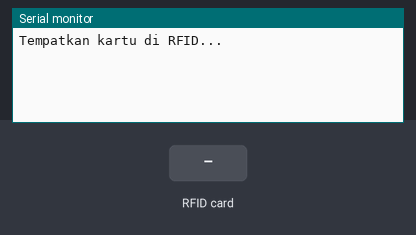
Bench run of a sketch on a simulated Arduino Uno, built with avr-gcc and run on an emulated ATmega328P. On the bench: the last lines printed to the serial monitor. The inputs (shaded band) are chosen by the test bench.

Above: at 1.2 s.
1.3 s: RFID card 02 6F 86 C4 84 60 00 held to the reader
At 1.7 s:
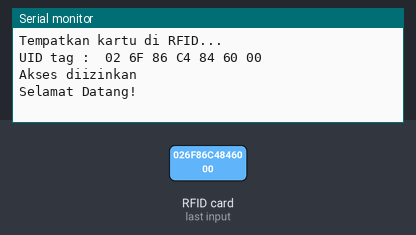
2.8 s: RFID card 04 0A 3A FA 04 6F 80 held to the reader
At 4.5 s:
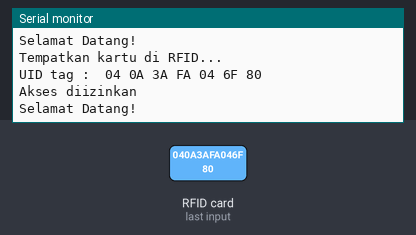
4.8 s: RFID card 5E 7A 19 C4 held to the reader
At 6.7 s:
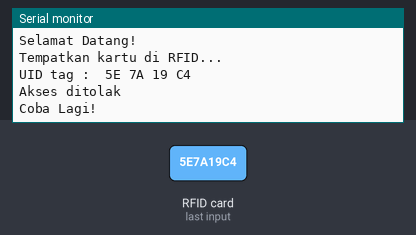

Measured:
- after the input at 1.3 s, the serial monitor: prints a new line at once (image 1)
- after the input at 2.8 s, the serial monitor: prints a new line after 0.54 s (image 2)
- after the input at 4.8 s, the serial monitor: prints a new line after 0.57 s (image 3)

The sketch:

Coding.ino
```cpp
#include <SPI.h>
#include <MFRC522.h>


// Definisi pin untuk RFID, LED, Relay, dan Buzzer
#define SS_PIN 10
#define RST_PIN 9
#define ACCESS_DELAY 2000  // Durasi akses diizinkan (2 detik)
#define DENIED_DELAY 1000  // Durasi akses ditolak (1 detik)

MFRC522 mfrc522(SS_PIN, RST_PIN);

String allowedUIDs[] = {
  "02 6F 86 C4 84 60 00",  // UID pertama yang diizinkan
  "04 0A 3A FA 04 6F 80",  // UID kedua yang diizinkan
};

void setup() {
  // Inisialisasi komunikasi serial dan SPI
  Serial.begin(9600);
  SPI.begin();
  mfrc522.PCD_Init();
  Serial.print("\n");
  Serial.println("Tempatkan kartu di RFID...");

}

void loop() {
  // Cek apakah ada kartu baru
  if (!mfrc522.PICC_IsNewCardPresent()) {
    return; // Jika tidak ada kartu, lanjutkan
  }

  // Pilih kartu
  if (!mfrc522.PICC_ReadCardSerial()) {
    return; // Jika tidak dapat membaca kartu, lanjutkan
  }

  // Menampilkan UID di Serial Monitor dan LCD
  String content = readRFID();

  // Cek apakah kartu diizinkan
  if (isAuthorized(content)) {
    grantAccess();  // Fungsi untuk memberi akses
  } else {
    denyAccess();   // Fungsi untuk menolak akses
  }

  // Tampilkan kembali pesan "Siapkan Kartu!" setelah akses diberikan atau ditolak
  delay(2000);
  Serial.print("\n");
  Serial.println("Tempatkan kartu di RFID...");
}

// Membaca UID kartu RFID
String readRFID() {
  String content = "";
  Serial.print("UID tag : ");
  for (byte i = 0; i < mfrc522.uid.size; i++) {
    Serial.print(mfrc522.uid.uidByte[i] < 0x10 ? " 0" : " ");
    Serial.print(mfrc522.uid.uidByte[i], HEX);
    content.concat(String(mfrc522.uid.uidByte[i] < 0x10 ? " 0" : " "));
    content.concat(String(mfrc522.uid.uidByte[i], HEX));
  }
  Serial.println();
  content.toUpperCase();  // Ubah UID menjadi huruf besar
  return content;
}

// Mengecek apakah kartu diizinkan berdasarkan UID
bool isAuthorized(String content) {
  // Loop untuk memeriksa apakah UID ada di daftar yang diizinkan
  for (int i = 0; i < sizeof(allowedUIDs) / sizeof(allowedUIDs[0]); i++) {
    if (content.substring(1) == allowedUIDs[i]) {
      return true;  // Jika cocok, akses diizinkan
    }
  }
  return false;  // Jika tidak cocok, akses ditolak
}

// Fungsi untuk memberikan akses jika kartu diizinkan
void grantAccess() {
  Serial.println("Akses diizinkan");
  Serial.print("Selamat Datang!");
}

// Fungsi untuk menolak akses jika kartu tidak diizinkan
void denyAccess() {
  Serial.println("Akses ditolak");
  Serial.print("Coba Lagi!");
  Serial.print("\n");

}
```
